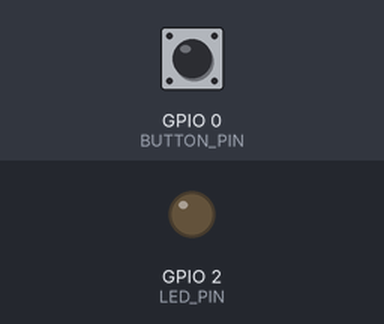
This sketch was run on a simulated ESP32. Shown: output pins drawn as LEDs (lit = HIGH). The inputs (shaded band) are chosen by the test bench; at power-on: GPIO 0 (BUTTON_PIN) HIGH. What the sketch prints to the serial monitor is not drawn.

Above: at 1.7 s.
1.8 s: GPIO 0 (BUTTON_PIN) pulled LOW for 0.15 s
Timing chart, 0 to 4.8 s (numbered marks = the images above; inputs shaded):
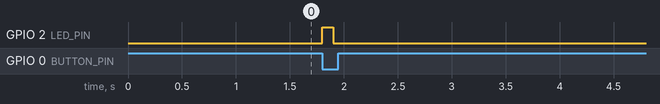

Measured:
- after the input at 1.8 s, GPIO 2 (LED_PIN): LOW → HIGH at once, → LOW 0.10 s later

The sketch:

Sender.ino
```cpp
/*
 * ============================================================
 *  ESP-NOW  –  SENDER (Gerät 1)
 * ============================================================
 *
 *  Was passiert hier?
 *  ------------------
 *  Wenn du den Button drückst, schickt dieses Gerät per ESP-NOW
 *  eine winzige Nachricht (1 Byte!) an den Empfänger.
 *  Der Empfänger lässt dann seine LED aufleuchten.
 *
 *  ESP-NOW ist wie ein Walkie-Talkie direkt zwischen zwei ESPs –
 *  kein WLAN-Router nötig, Reichweite ~200 m.
 *
 *  Verkabelung:
 *  ------------
 *   Button  →  GPIO 0  (auf den meisten ESP32-Boards = BOOT-Button)
 *   LED     →  GPIO 2  (eingebaute LED auf vielen ESP32-Boards)
 *
 *  Reihenfolge beim Flashen:
 *  -------------------------
 *   1. Zuerst den EMPFÄNGER flashen und Seriellen Monitor öffnen.
 *      Dort steht die MAC-Adresse des Empfängers.
 *   2. Diese MAC-Adresse unten bei "empfaengerAdresse" eintragen.
 *   3. Dann diesen Sender-Code flashen.
 * ============================================================
 */

#include <esp_now.h>
#include <WiFi.h>

// ── ANPASSEN: MAC-Adresse des Empfängers eintragen ──────────
// Beispiel: {0x24, 0x6F, 0x28, 0xAB, 0xCD, 0xEF}
// Die richtige Adresse steht im Seriellen Monitor des Empfängers.
uint8_t empfaengerAdresse[] = {0xFF, 0xFF, 0xFF, 0xFF, 0xFF, 0xFF};
// ────────────────────────────────────────────────────────────

#define BUTTON_PIN 0   // BOOT-Button (LOW wenn gedrückt, wegen INPUT_PULLUP)
#define LED_PIN    2   // Eingebaute LED – blinkt kurz als Sendebestätigung

// Die Nachricht die wir senden – bewusst so klein wie möglich gehalten.
// Beide Geräte müssen dieselbe Struktur verwenden!
typedef struct {
  bool ledAn;  // true = "mach deine LED an"
} Nachricht;

Nachricht zuSendenderWert;


// ── Callback: Wird aufgerufen NACHDEM gesendet wurde ────────
// Hier erfahren wir ob der Empfänger die Nachricht bekommen hat.
void sendungAbgeschlossen(const uint8_t *mac, esp_now_send_status_t status) {
  if (status == ESP_NOW_SEND_SUCCESS) {
    Serial.println("✓ Empfaenger hat die Nachricht bekommen.");
  } else {
    // Das passiert wenn der Empfänger ausgeschaltet ist oder zu weit weg.
    Serial.println("✗ Senden fehlgeschlagen – Empfaenger nicht erreichbar?");
  }
}


void setup() {
  Serial.begin(115200);
  delay(500); // Kurz warten bis Serial bereit ist

  pinMode(BUTTON_PIN, INPUT_PULLUP);
  // INPUT_PULLUP bedeutet: Pin ist normalerweise HIGH.
  // Wenn der Button gedrückt wird, verbindet er den Pin mit GND → LOW.

  pinMode(LED_PIN, OUTPUT);

  // ESP-NOW braucht WiFi im Station-Modus, aber wir verbinden uns mit NICHTS.
  // Wir nutzen WiFi nur als "Funklayer" für ESP-NOW.
  WiFi.mode(WIFI_STA);

  // ESP-NOW starten
  if (esp_now_init() != ESP_OK) {
    // Das passiert fast nie – nur wenn die Hardware defekt ist.
    Serial.println("FEHLER: ESP-NOW konnte nicht gestartet werden.");
    return; // Ohne ESP-NOW läuft nichts, also aufhören.
  }

  esp_now_register_send_cb(sendungAbgeschlossen);

  // Empfänger als "Peer" (Kommunikationspartner) registrieren
  esp_now_peer_info_t peer = {};             // Alle Felder auf 0 setzen
  memcpy(peer.peer_addr, empfaengerAdresse, 6);
  peer.channel  = 0;      // 0 = automatisch den aktuellen Kanal nehmen
  peer.ifidx    = WIFI_IF_STA;
  peer.encrypt  = false;  // Keine Verschlüsselung – hält den Code einfach

  if (esp_now_add_peer(&peer) != ESP_OK) {
    Serial.println("FEHLER: Empfaenger konnte nicht registriert werden.");
    Serial.println("       Stimmt die MAC-Adresse oben im Code?");
    return;
  }

  Serial.println("Sender bereit! Druecke den Button (GPIO 0).");
  Serial.print("Sende an MAC: ");
  Serial.println(WiFi.macAddress()); // Zur Info – das ist die Adresse DIESES Geräts
}


void loop() {
  // INPUT_PULLUP: Button gedrückt = LOW
  if (digitalRead(BUTTON_PIN) == LOW) {

    zuSendenderWert.ledAn = true;
    esp_now_send(empfaengerAdresse, (uint8_t *)&zuSendenderWert, sizeof(zuSendenderWert));
    Serial.println("Button gedrückt – Nachricht gesendet!");

    // Eigene LED kurz blinken als sofortige visuelle Rückmeldung
    digitalWrite(LED_PIN, HIGH);
    delay(100);
    digitalWrite(LED_PIN, LOW);

    // Warten bis der Button losgelassen wird – sonst wird die Nachricht
    // viele Male pro Sekunde gesendet solange der Button gehalten wird.
    while (digitalRead(BUTTON_PIN) == LOW) {
      delay(10);
    }

    delay(50); // Kurze Pause gegen "Prellen" (mechanisches Zittern des Buttons)
  }
}
```
